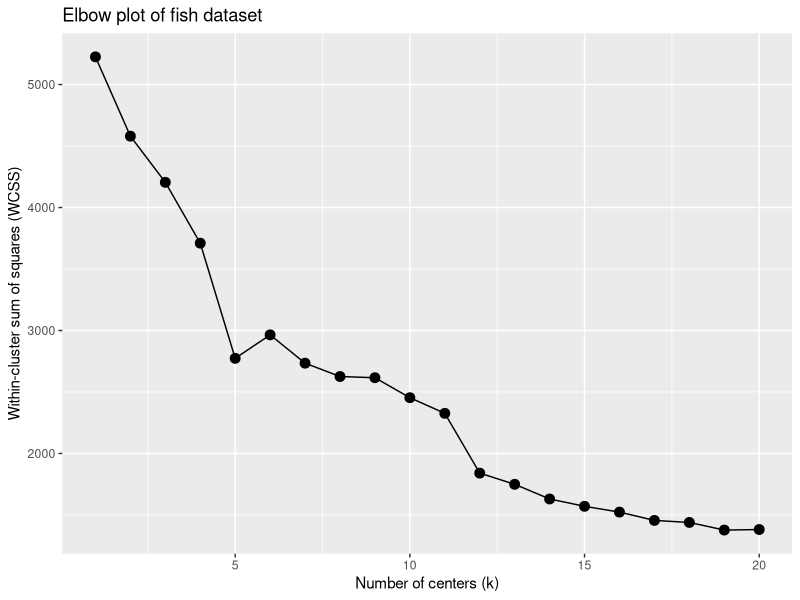

R code for this plot: (Note: this script raises an error after producing the figure.)
setwd("C:\\Users\\rjli\\Documents\\Grad School\\MGT 6203 - Data Analytics in Business\\Team-55\\data")

library(tidyverse)
library(dplyr)
library(ggplot2)
library(corrplot)
library(stats)
library(pROC)
library(caret)

# fish <- read.csv("fish_data.csv", header = TRUE)
# fish_water <- read.csv("fish_data_water_temp.csv", header = TRUE)
# 
# ggplot(data = fish, mapping = aes(x = year, y = fish_count)) +
#   geom_boxplot()
# 
# M = cor(fish_water[,-1])
# corrplot(M, method='number')
# 
# plot(fish$year, fish$fish_count)
# plot(fish$precipitation, fish$fish_count)
# plot(fish_water$water_temp, fish_water$fish_count)
# plot(fish$air_temp, fish$fish_count)
# plot(fish$discharge, fish$fish_count)
# plot(fish$luna, fish$fish_count)
# 
# 
# p_lm <- lm(fish_count~precipitation, data=fish)
# p_res <- resid(p_lm)
# plot(fitted(p_lm), p_res)
# abline(0,0)
# qqnorm(p_res)
# qqline(p_res)
# 
# plot(density(p_res))

# fish_master <- read.csv('fish_master.csv', header=TRUE)

# kmeans of all data
# kmeans_fish <- kmeans(fish_water[,3:ncol(fish_water)], centers=2)
# summary(kmeans_fish)

# perform PCA to reduce to 2 dimensions for visualization
# scaled_fish <- scale(fish_water[,3:ncol(fish_water)])
# pca_fish <- prcomp(scaled_fish)
# 
# pca_fish$sdev^2 / sum(pca_fish$sdev^2)
# ggplot(data = data.frame(pca_fish$x[,1:2]), aes(x = PC1, y = PC2)) +
#   geom_point() +
#   labs(title = "PCA of fish dataset")
# 
# pc1 <- pca_fish$x[,1]
# pc2 <- pca_fish$x[,2]
# pca_data <- data.frame(pc1, pc2)

# kmeans on with 4 centers
# kmeans_pca <- kmeans(pca_data, centers=6)
# ggplot(data = pca_data, aes(x = pc1, y = pc2, color = factor(kmeans_pca$cluster))) +
#   geom_point() +
#   labs(title = "Clustering on PCA of fish data", color = "Cluster")
# 
# 
# # elbow plot to find optimal center
# wcss <- vector()
# 
# # Loop over k from 1 to 10 and calculate the WCSS
# for (i in 1:10) {
#   kmeans_model <- kmeans(scaled_fish, centers = i)
#   wcss[i] <- kmeans_model$tot.withinss
#   ggplot(data = pca_data, aes(x = pc1, y = pc2, color = factor(kmeans_model$cluster))) +
#     geom_point() +
#     labs(title = "Clustering on PCA of fish data with centers")
# }

# elbow_plot <- ggplot(data.frame(wcss), aes(x = 1:length(wcss), y = wcss)) +
#   geom_line() +
#   geom_point(size = 3) +
#   labs(title = "Elbow plot of fish dataset", x = "Number of centers (k)", y = "Within-cluster sum of squares (WCSS)")
# elbow_plot
# 
# elbow_point <- elbow_plot + annotate("point", x = 3, y = wcss[3], size = 5, color = "red")
# elbow_point

## Final cleaned data ###################################################################################################
fmf2 <- read.csv("fish_master_fixed2.csv", header = TRUE)
fmf2 <- filter(fmf2, year_x>=2014)
fish_master <- select(fmf2, fish_count, precipitation, air_temp, water_temp, discharge, set_net, drift_net, moon_phase)
fm_logit <- fish_master
#dummy vars for moon phase
fish_master$newmoon <- ifelse(fish_master$moon_phase == "New Moon", 1, 0) 
fish_master$firstquarter <- ifelse(fish_master$moon_phase == "First Quarter", 1, 0)
fish_master$fullmoon <- ifelse(fish_master$moon_phase == "Full Moon", 1, 0)
fish_master$thirdquarter <- ifelse(fish_master$moon_phase == "Third Quarter", 1, 0)
fish_master <- select(fish_master, -moon_phase)
fish_master$water_temp <- as.numeric(fish_master$water_temp)

fish_master$air_temp[is.na(fish_master$air_temp)] <- mean(fish_master$air_temp, na.rm=TRUE)
fish_master$precipitation <- as.integer(fish_master$precipitation)

# scale and PCA
fm_scaled <- scale(fish_master)
# fm_pca <- prcomp(fm_scaled)

# shows how much each PC contributions to explaining the variance of the data
# fm_pca$sdev^2 / sum(fm_pca$sdev^2)
# ggplot(data = data.frame(fm_pca$x[,1:2]), aes(x = PC1, y = PC2)) +
#   geom_point() +
#   labs(title = "PCA of fish dataset")


# pc1 <- fm_pca$x[,1]
# pc2 <- fm_pca$x[,2]
# fm_pca1 <- data.frame(pc1, pc2)
# 
# initial_centers <- data.frame( c(0, 0, 0), c(-1.5, 0.5, 1.5))
# 
# fm_pca_kmeans <- kmeans(fm_pca1, centers = initial_centers)
# ggplot(data = fm_pca1, aes(x = pc1, y = pc2, color = factor(fm_pca_kmeans$cluster))) +
#   geom_point() +
#   labs(title = "Clustering on PCA of fish data", color = "Cluster")

# visualize the contributions to the first PC. Confirms this is mostly drift_net and set_net (95%)
# library(factoextra)
# fviz_contrib(fm_pca, choice = "var", axes = 1)



# kmeans with all data, not PCA
set.seed(999)
wcss <- vector()

# Loop over k from 1 to 10 and calculate the WCSS for PCA
for (i in 1:20) {
  kmeans_model <- kmeans(fm_scaled, centers = i)
  wcss[i] <- kmeans_model$tot.withinss
  # ggplot(data = fm_scaled, aes(x = pc1, y = pc2, color = factor(kmeans_model$cluster))) +
  #   geom_point() +
  #   labs(title = "Clustering on PCA of fish data with centers")
}

elbow_plot <- ggplot(data.frame(wcss), aes(x = 1:length(wcss), y = wcss)) +
  geom_line() +
  geom_point(size = 3) +
  labs(title = "Elbow plot of fish dataset", x = "Number of centers (k)", y = "Within-cluster sum of squares (WCSS)")
elbow_plot

# 5 clusters look good
fm_kmeans <- kmeans(fm_scaled, centers=5)

# get cluster assignment 
fish_master$cluster <- fm_kmeans$cluster

summary_stats <- aggregate(fish_master, by = list(cluster = fish_master$cluster), FUN = mean)
summary_stats

###################### logistic regression, ROC, AUC
fm_logit <- select(fish_master, -cluster)
fm_logit$moon_phase <- factor(fm_logit$moon_phase)
fm_logit$precipitation <- as.integer(fm_logit$precipitation)
fm_logit$water_temp <- as.numeric(fm_logit$water_temp)
fcount_mean <- mean(fm_logit$fish_count)

fm_logit$high_fish <- factor(ifelse(fish_master$fish_count > fcount_mean, 1, 0)) 
fish_logit <- glm(high_fish~precipitation+air_temp+water_temp+discharge+set_net+drift_net+moon_phase, data=fm_logit, family="binomial")
summary(fish_logit)
temp <- fm_logit %>%
  filter(drift_net == 1)
temp2 <- fm_logit %>%
  filter(high_fish == 1)
mean_temp_high_fish <- mean(temp2$water_temp)
mean_temp <- mean(fm_logit$water_temp)
probs <- predict(fish_logit, newdata = select(fm_logit, -high_fish, -fish_count), type = "response")
fm_logit$probs <- probs
fm_logit$prediction <- factor(ifelse(probs>=0.8, 1, 0))
roc <- roc(fm_logit$high_fish, fm_logit$probs)
auc <- auc(roc)
plot(roc, main = paste0("ROC Curve (AUC = ", round(auc,3), ")"))

confusionMatrix(fm_logit$prediction, fm_logit$high_fish, positive='1')


### correlation plot with final dataset
fish_cor <- select(fmf2, fish_count, precipitation, air_temp, stage, discharge, water_temp, moon_phase, set_net, drift_net)
fish_cor$newmoon <- ifelse(fish_cor$moon_phase == "New Moon", 1, 0) 
fish_cor$firstquarter <- ifelse(fish_cor$moon_phase == "First Quarter", 1, 0)
fish_cor$fullmoon <- ifelse(fish_cor$moon_phase == "Full Moon", 1, 0)
fish_cor$thirdquarter <- ifelse(fish_cor$moon_phase == "Third Quarter", 1, 0)
fish_cor <- select(fish_cor, -moon_phase)
fish_cor$precipitation <- as.integer(fish_cor$precipitation)
fish_cor$water_temp <- as.numeric(fish_cor$water_temp)
fish_cor$air_temp[is.na(fish_cor$air_temp)] <- mean(fish_cor$air_temp, na.rm=TRUE)
fish_cor$stage[is.na(fish_cor$stage)] <- mean(fish_cor$stage, na.rm=TRUE)
M = cor(fish_cor[,-1])
corrplot(M, method='number')
